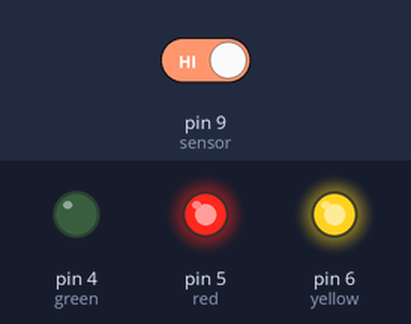
Simulated run of this sketch. Board: Arduino Uno, built with avr-gcc and run on an emulated ATmega328P. Parts: output pins drawn as LEDs (lit = HIGH). The test bench sets the inputs (shaded band); at power-on: pin 9 (sensor) HIGH.

Above: at 1.2 s.
1.3 s: pin 9 (sensor) driven LOW
At 1.9 s:
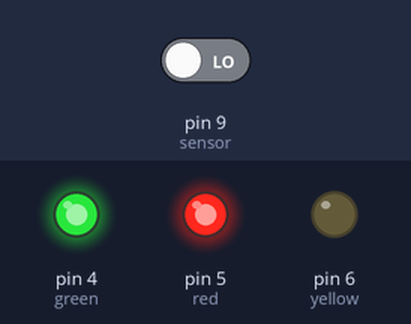
At 4.6 s:
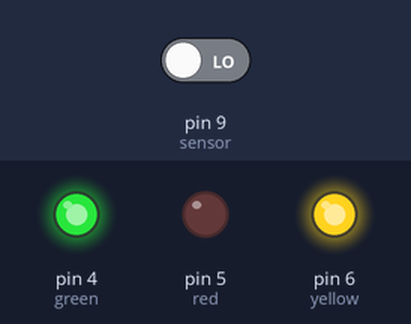
Timing chart, 0 to 10.3 s (numbered marks = the images above; inputs shaded):
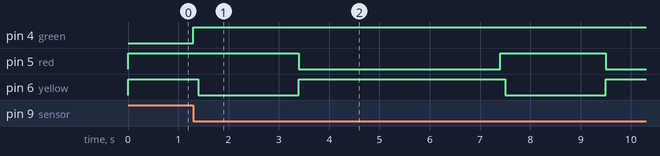

The sketch:

Sensor.ino
```cpp
#define sensor 9
#define red 5
#define green 4
#define yellow 6

void setup() {
pinMode(sensor, INPUT);
Serial.begin(9600);
pinMode(red, OUTPUT);
pinMode(green, OUTPUT);
pinMode(yellow, OUTPUT);
}

void loop() {
  int flag = 0;
  digitalWrite(green, 0);
  digitalWrite(red, 1);
  digitalWrite(yellow, 1);
  //Serial.println(digitalRead(sensor));
  if (digitalRead(sensor) == 0) flag = 1;
  if (flag == 1)
  {
      digitalWrite(green, 1);
      delay(100);
      digitalWrite(yellow, 0);
      delay(2000);
      digitalWrite(yellow, 1);
      digitalWrite(red, 0);
      delay(4000);
  }
}
```

Measured:
- after the input at 1.3 s, pin 4 (green): LOW → HIGH at once; pin 5 (red): HIGH → LOW after 2.1 s, → HIGH 4.0 s later, → LOW 2.1 s later; pin 6 (yellow): alternates HIGH for 4.1 s and LOW for 2.0 s, starting after 0.10 s
